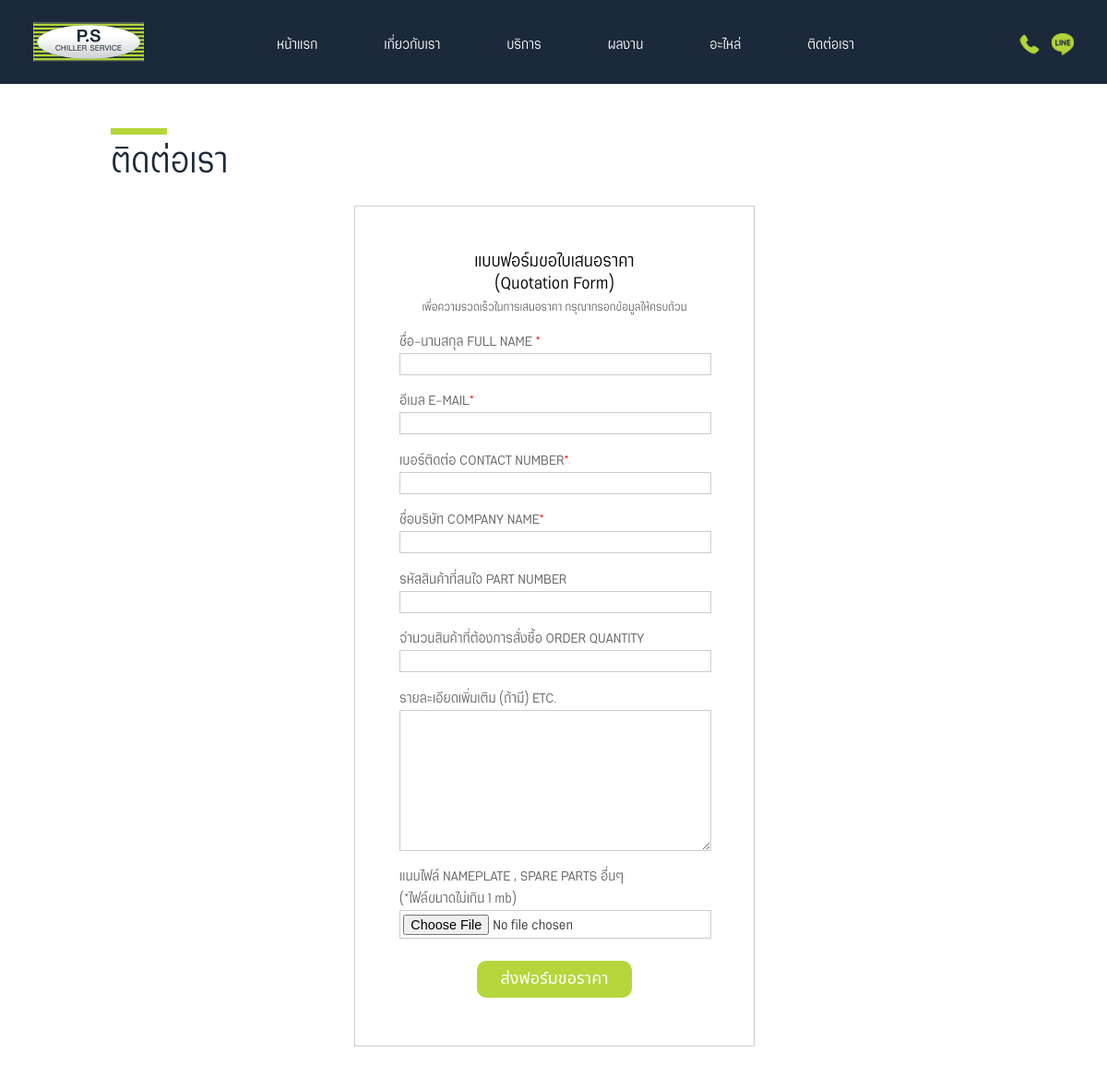
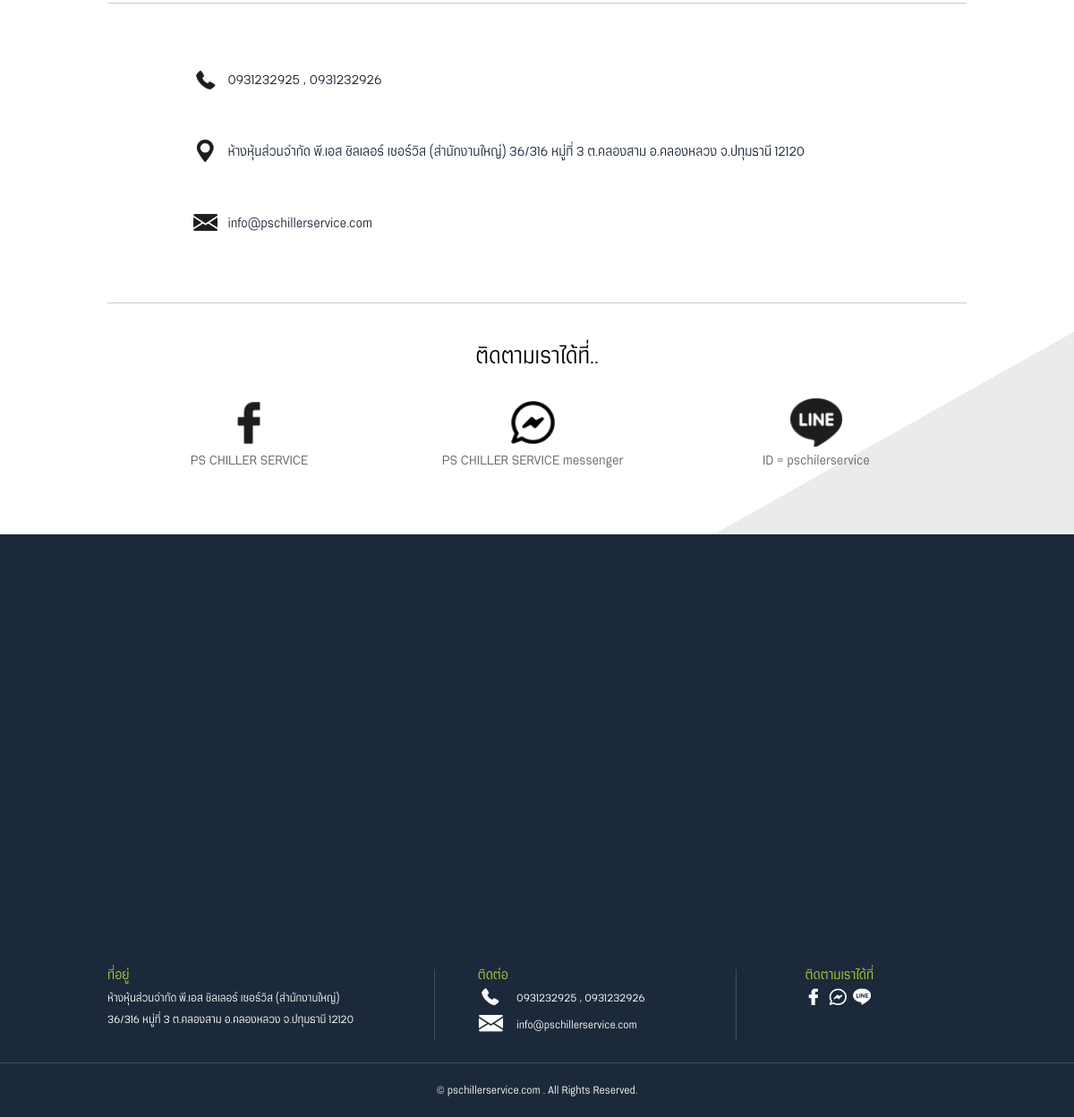
Page /contactus.php on the committed database (2 pictures, top to bottom).
### tables this page shows
CREATE TABLE `contact_phone` (
  `id` int(11) NOT NULL,
  `phone_1` varchar(20) NOT NULL,
  `phone_2` varchar(20) NOT NULL
);

CREATE TABLE `contact_address` (
  `id` int(11) NOT NULL,
  `address` text NOT NULL
);

CREATE TABLE `contact_email` (
  `id` int(11) NOT NULL,
  `email` varchar(255) NOT NULL
);

CREATE TABLE `contact_facebook` (
  `id` int(11) NOT NULL,
  `facebook_name` varchar(255) NOT NULL,
  `facebook_link` varchar(255) NOT NULL
);

CREATE TABLE `contact_messenger` (
  `id` int(11) NOT NULL,
  `messenger_name` varchar(255) NOT NULL,
  `messenger_link` varchar(255) NOT NULL
);

CREATE TABLE `contact_line` (
  `id` int(11) NOT NULL,
  `line_name` varchar(255) NOT NULL,
  `line_link` varchar(255) NOT NULL
);

CREATE TABLE `contact_map` (
  `id` int(11) NOT NULL,
  `map` text NOT NULL
);

### back-office/database/connect.php (called while the page is built, shortened)
<?php
class connect
{
    private $servername = "localhost";
    private $username = "root";
    private $password = "";
    private $db_name = "pachillerservice";
    public function __construct()
    {
        try {
            $conn = new PDO("mysql:host=$this->servername;dbname=$this->db_name;charset=utf8", $this->username, $this->password);
            $conn->setAttribute(PDO::ATTR_ERRMODE, PDO::ERRMODE_EXCEPTION);
            $this->conn = $conn;
        } catch (PDOException $e) {
            echo "Connection failed: " . $e->getMessage();
        }
    }
}

### contactus.php (the view, shortened to what this page needs)
<?php
require_once("back-office/database/connect.php");
$db = new connect();
?>
<?php
$phone1 = "";
$phone2 = "";
$line_name = "";
$line_Link = "";
$facebook_name = "";
$facebook_link = "";
$messenger_name = "";
$messenger_link = "";
$email = "";
$address = "";
$map = "";
try {
    $stmt = $db->conn->prepare("SELECT * FROM `contact_phone`");
    $stmt->execute();
    foreach ($stmt->fetchAll() as $row) {
        $phone1 = $row["phone_1"];
        $phone2 = $row["phone_2"];
    }
} catch (Exception $e) {
    echo $e->getMessage();
}
try {
    $stmt = $db->conn->prepare("SELECT * FROM `contact_line`");
    $stmt->execute();
    foreach ($stmt->fetchAll() as $row) {
        $line_name = $row["line_name"];
        $line_Link = $row["line_link"];
    }
} catch (Exception $e) {
    echo $e->getMessage();
}
try {
    $stmt = $db->conn->prepare("SELECT * FROM `contact_facebook`");
    $stmt->execute();
    foreach ($stmt->fetchAll() as $row) {
        $facebook_name = $row["facebook_name"];
        $facebook_link = $row["facebook_link"];
    }
} catch (Exception $e) {
    echo $e->getMessage();
}
try {
    $stmt = $db->conn->prepare("SELECT * FROM `contact_messenger`");
    $stmt->execute();
    foreach ($stmt->fetchAll() as $row) {
        $messenger_name = $row["messenger_name"];
        $messenger_link = $row["messenger_link"];
    }
} catch (Exception $e) {
    echo $e->getMessage();
}
try {
    $stmt = $db->conn->prepare("SELECT * FROM `contact_email`");
    $stmt->execute();
    foreach ($stmt->fetchAll() as $row) {
        $email = $row["email"];
    }
} catch (Exception $e) {
    echo $e->getMessage();
}
try {
    $stmt = $db->conn->prepare("SELECT * FROM `contact_address`");
    $stmt->execute();
    foreach ($stmt->fetchAll() as $row) {
        $address = $row["address"];
    }
} catch (Exception $e) {
    echo $e->getMessage();
}
try {
    $stmt = $db->conn->prepare("SELECT * FROM `contact_map`");
    $stmt->execute();
    foreach ($stmt->fetchAll() as $row) {
        $map = $row["map"];
    }
} catch (Exception $e) {
    echo $e->getMessage();
}
?>
<!DOCTYPE html PUBLIC "-//W3C//DTD XHTML 1.0 Transitional//EN" "http://www.w3.org/TR/xhtml1/DTD/xhtml1-transitional.dtd">
<html xmlns="http://www.w3.org/1999/xhtml">
<head>
    <link href="css/reset.css" rel="stylesheet" type="text/css" />
    <link href="css/header.css" rel="stylesheet" type="text/css" />
    <link href="css/header-m.css" rel="stylesheet" type="text/css" />
    <link href="css/header-t.css" rel="stylesheet" type="text/css" />
    <link href="css/content.css" rel="stylesheet" type="text/css" />
    <link href="css/content-m.css" rel="stylesheet" type="text/css" />
    <link href="css/content-t.css" rel="stylesheet" type="text/css" />
    <link href="css/footer.css" rel="stylesheet" type="text/css" />
    <link href="css/footer-m.css" rel="stylesheet" type="text/css" />
    <link href="css/footer-t.css" rel="stylesheet" type="text/css" />
    <link href="css/menu.css" rel="stylesheet" type="text/css" />
</head>
<body>
    <div class="header">
        <div class="logo"><a href="index.php"><img src="images/logo.jpg" width="240" height="86" /></a></div>
        <div class="box-menu">
            <nav id="nav" role="navigation">
                <ul>
                    <li><a href="index.php">หน้าแรก</a></li>
                    <li><a href="aboutus.php">เกี่ยวกับเรา</a></li>
                    <li><a href="service.php">บริการ</a></li>
                    <li><a href="portfolio.php">ผลงาน</a></li>
                    <li><a href="part.php">อะไหล่</a></li>
                    <li><a href="contactus.php">ติดต่อเรา</a></li>
                </ul>
            </nav>
        </div>
        <?php include 'inc/contact-top.php'; ?>
    </div>
    <div class="content">
        <div class="left-01-all">
            <div class="box-main">
                <div class="title-all">ติดต่อเรา</div>
                <div class="box-form-contact">
                    <div class="form-title-contact">แบบฟอร์มขอใบเสนอราคา<br />(Quotation Form)</div>
                    <div class="form-text-contact">เพื่อความรวดเร็วในการเสนอราคา กรุณากรอกข้อมูลให้ครบถ้วน</div>
                    <form enctype="multipart/form-data" onsubmit="submitForm(event)">
                        <div class="form-list">
                            <div class="form-left">ชื่อ-นามสกุล FULL NAME <span class="star-red">*</span></div>
                            <div class="form-right"><input name="name" type="text" class="input-02" required /></div>
                        </div>
                        <div class="form-list">
                            <div class="form-left">อีเมล E-MAIL<span class="star-red">*</span></div>
                            <div class="form-right"><input name="email" type="email" required class="input-02" /></div>
                        </div>
                        <div class="form-list">
                            <div class="form-left">เบอร์ติดต่อ CONTACT NUMBER<span class="star-red">*</span></div>
                            <div class="form-right"><input name="tel" type="text" required class="input-02" /></div>
                        </div>
                        <div class="form-list">
                            <div class="form-left">ชื่อบริษัท COMPANY NAME<span class="star-red">*</span></div>
                            <div class="form-right"><input name="company" required type="text" class="input-02" /></div>
                        </div>
                        <div class="form-list">
                            <div class="form-left">รหัสสินค้าที่สนใจ PART NUMBER</div>
                            <div class="form-right"><input name="part_number" type="text" class="input-02" /></div>
                        </div>
                        <div class="form-list">
                            <div class="form-left">จำนวนสินค้าที่ต้องการสั่งซื้อ ORDER QUANTITY</div>
                            <div class="form-right"><input name="quantity" type="text" class="input-02" /></div>
                        </div>
                        <div class="form-list">
                            <div class="form-left">รายละเอียดเพิ่มเติม (ถ้ามี) ETC.</div>
                            <div class="form-right"><textarea name="detail" cols="" rows="" class="input-03"></textarea></div>
                        </div>
                        <div class="form-list">
                            <div class="form-left">แนบไฟล์ NAMEPLATE , SPARE PARTS อื่นๆ <br>
                                (*ไฟล์ขนาดไม่เกิน 1 mb)
                            </div>
                            <div class="form-right"><input type="file" name="file_send" class="input-01" /></div>
                        </div>
                        <div class="form-list">
                            <div class="form-choose"><input name="" type="submit" value="ส่งฟอร์มขอราคา" class="btn-send-02" /></div>
                        </div>
                    </form>
                </div>
                <div class="box-contact">
                    <div class="box-contact-list">
                        <div class="icon-contact-list"><img src="images/icon-contact-01.png" width="43" height="40" /></div>
                        <div class="text-contact-list"><a href="tel:<?= $phone1 ?>" target="_blank"><?= $phone1 ?></a> , <a href="tel:<?= $phone2 ?>" target="_blank"><?= $phone2 ?></a></div>
                    </div>
                    <div class="box-contact-list">
                        <div class="icon-contact-list"><img src="images/icon-contact-02.png" width="43" height="40" /></div>
                        <div class="text-contact-list"><?= $address ?></div>
                    </div>
                    <div class="box-contact-list">
                        <div class="icon-contact-list"><img src="images/icon-contact-03.png" width="43" height="40" /></div>
                        <div class="text-contact-list"><?= $email ?></div>
                    </div>
                </div>
                <div class="title-social">ติดตามเราได้ที่..</div>
                <div class="box-social">
                    <div class="icon-social"><a href="<?= $facebook_link ?>" target="_blank"><img src="images/icon-contact-04.png" width="55" height="52" /></a></div>
                    <div class="text-social"><a href="<?= $facebook_link ?>" target="_blank"><?= $facebook_name ?></a></div>
                </div>
                <div class="box-social">
                    <div class="icon-social"><a href="<?= $messenger_link ?>" target="_blank"><img src="images/icon-contact-05.png" width="55" height="52" /></a></div>
                    <div class="text-social"><a href="<?= $messenger_link ?>" target="_blank"><?= $messenger_name ?></a></div>
                </div>
                <div class="box-social">
                    <div class="icon-social"><a href="<?= $line_Link ?>" target="_blank"><img src="images/icon-contact-06.png" width="55" height="52" /></a></div>
                    <div class="text-social"><a href="<?= $line_Link ?>" target="_blank"><?= $line_name ?></a></div>
                </div>
            </div>
        </div>
        <div class="googlemap"><?= $map ?></div>
    </div>
    <?php include 'inc/footer.php'; ?>
</body>
</html>

### inc/footer.php
<?php
require_once("back-office/database/connect.php");
$db = new connect();
?>
<?php
$phone1 = "";
$phone2 = "";
$line_Link = "";
$facebook_link = "";
$messenger_link = "";
$email = "";
$address = "";
try {
    $stmt = $db->conn->prepare("SELECT * FROM `contact_phone`");
    $stmt->execute();
    foreach ($stmt->fetchAll() as $row) {
        $phone1 = $row["phone_1"];
        $phone2 = $row["phone_2"];
    }
} catch (Exception $e) {
    echo $e->getMessage();
}
try {
    $stmt = $db->conn->prepare("SELECT * FROM `contact_line`");
    $stmt->execute();
    foreach ($stmt->fetchAll() as $row) {
        $line_Link = $row["line_link"];
    }
} catch (Exception $e) {
    echo $e->getMessage();
}
try {
    $stmt = $db->conn->prepare("SELECT * FROM `contact_facebook`");
    $stmt->execute();
    foreach ($stmt->fetchAll() as $row) {
        $facebook_link = $row["facebook_link"];
    }
} catch (Exception $e) {
    echo $e->getMessage();
}
try {
    $stmt = $db->conn->prepare("SELECT * FROM `contact_messenger`");
    $stmt->execute();
    foreach ($stmt->fetchAll() as $row) {
        $messenger_link = $row["messenger_link"];
    }
} catch (Exception $e) {
    echo $e->getMessage();
}
try {
    $stmt = $db->conn->prepare("SELECT * FROM `contact_email`");
    $stmt->execute();
    foreach ($stmt->fetchAll() as $row) {
        $email = $row["email"];
    }
} catch (Exception $e) {
    echo $e->getMessage();
}
try {
    $stmt = $db->conn->prepare("SELECT * FROM `contact_address`");
    $stmt->execute();
    foreach ($stmt->fetchAll() as $row) {
        $address = $row["address"];
    }
} catch (Exception $e) {
    echo $e->getMessage();
}
?>
<div class="footer">
    <div class="box-main">
        <div class="box-footer-left">
            <div class="title-footer">ที่อยู่</div>
            <div class="text-footer-left"><?= $address ?></div>
        </div>
        <div class="box-footer-center">
            <div class="title-footer">ติดต่อ</div>
            <div class="box-footer-center-list">
                <div class="icon-footer-center"><img src="images/icon-footer-01.jpg" width="48" height="37" /></div>
                <div class="text-footer-center"><a href="tel:<?= $phone1 ?>" target="_blank"><?= $phone1 ?></a> , <a href="tel:<?= $phone2 ?>" target="_blank"><?= $phone2 ?></a></div>
            </div>
            <div class="box-footer-center-list">
                <div class="icon-footer-center"><img src="images/icon-footer-02.jpg" width="48" height="37" /></div>
                <div class="text-footer-center"><?= $email ?></div>
            </div>
        </div>
        <div class="box-footer-right">
            <div class="title-footer">ติดตามเราได้ที่</div>
            <div class="icon-footer-right"><a href="<?= $facebook_link ?>" target="_blank"><img src="images/icon-footer-03.jpg" width="32" height="32" /></a><a href="<?= $messenger_link ?>" target="_blank"><img src="images/icon-footer-04.jpg" width="32" height="32" /></a>
                <a href="<?= $line_Link ?>" target="_blank"><img src="images/icon-footer-05.jpg" width="32" height="32" /></a>
            </div>
        </div>
    </div>
    <div class="copy">© pschillerservice.com . All Rights Reserved.</div>
</div>

### rows in the picture
contact_phone: phone_1 "0931232925", phone_2 "0931232926"
contact_address: address "ห้างหุ้นส่วนจำกัด พี.เอส ชิลเลอร์ เซอร์วิส (สำนักงานใหญ่) 36/316 หมู่ที่ 3 ต.คลองสาม อ.คลองหลวง จ.ปทุมธานี 12120"
contact_email: email "info@pschillerservice.com"
contact_facebook: facebook_name "PS CHILLER SERVICE"
contact_messenger: messenger_name "PS CHILLER SERVICE messenger"
contact_line: line_name "ID = pschilerservice"
